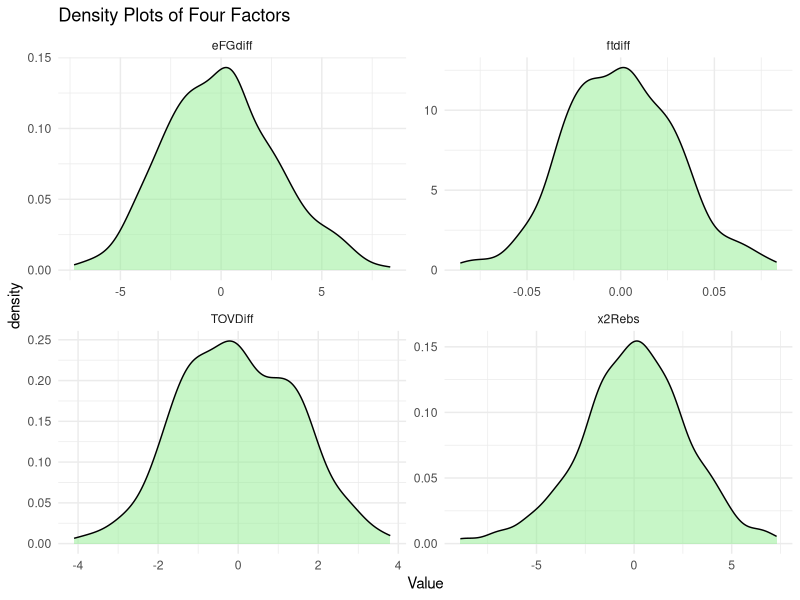
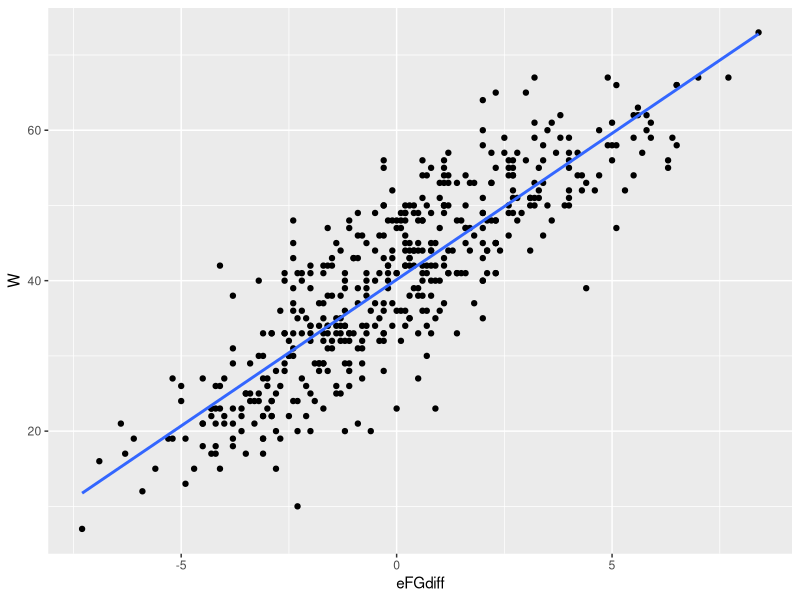
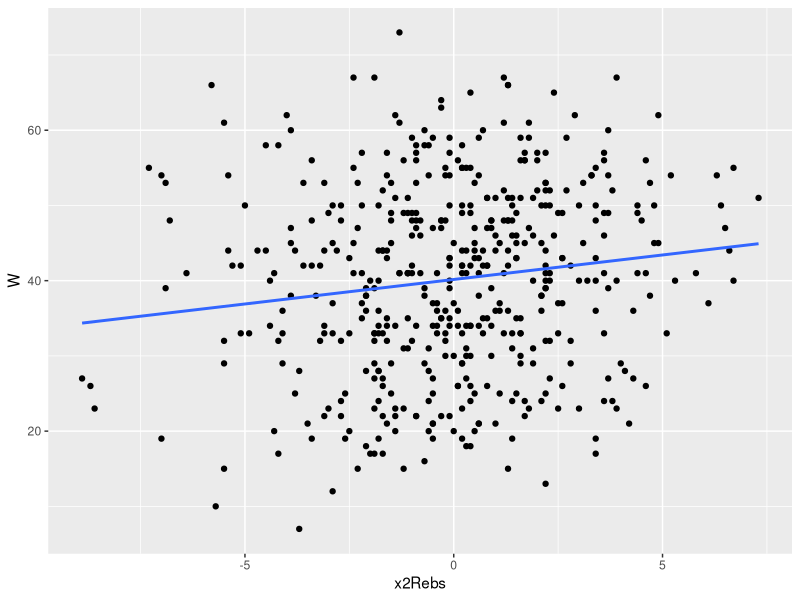
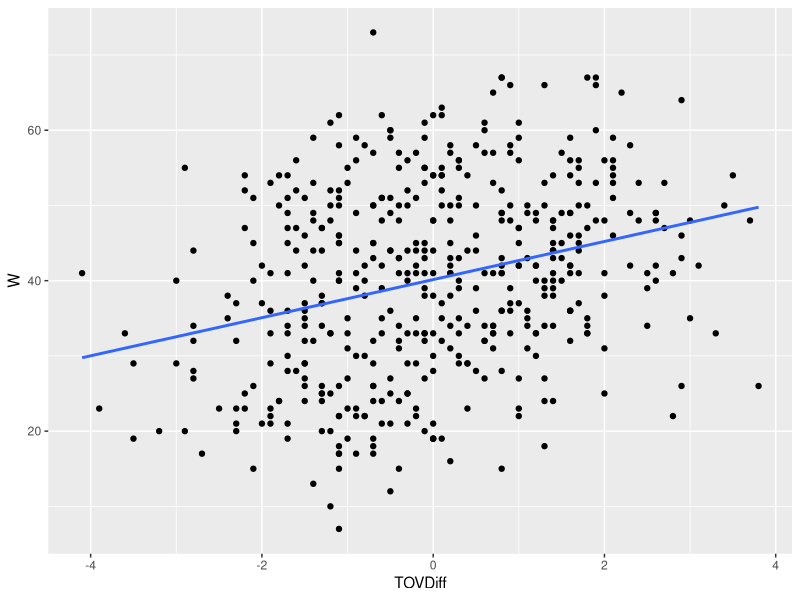
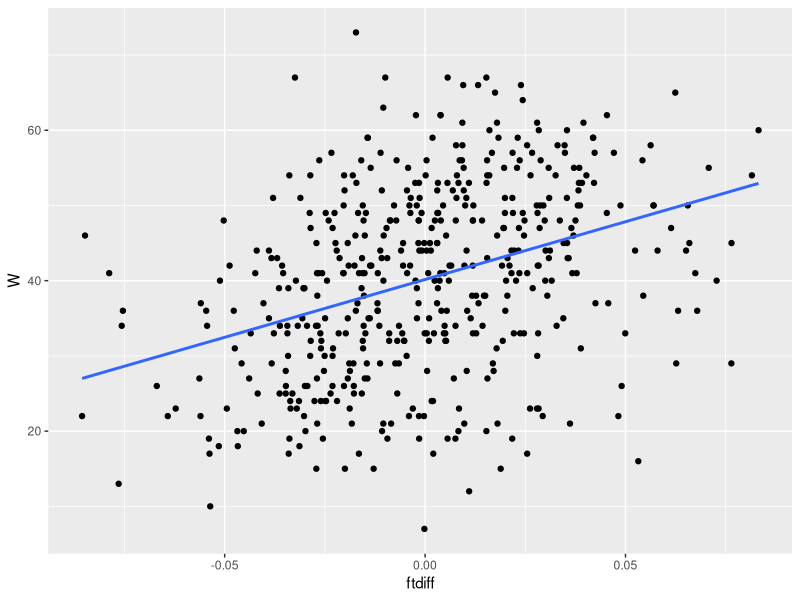
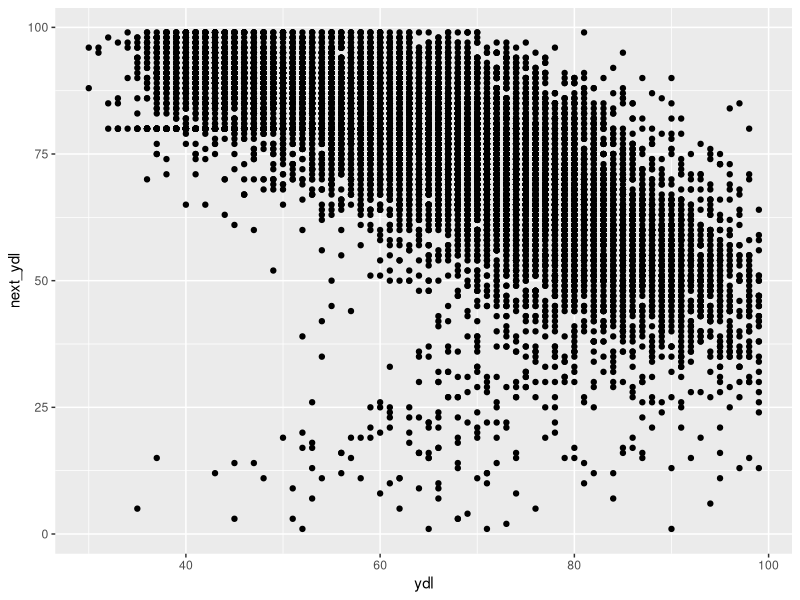
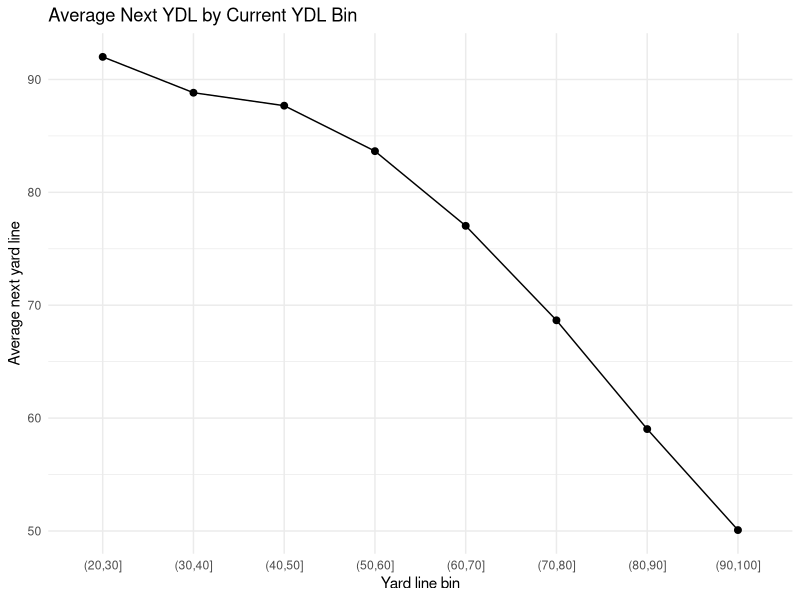
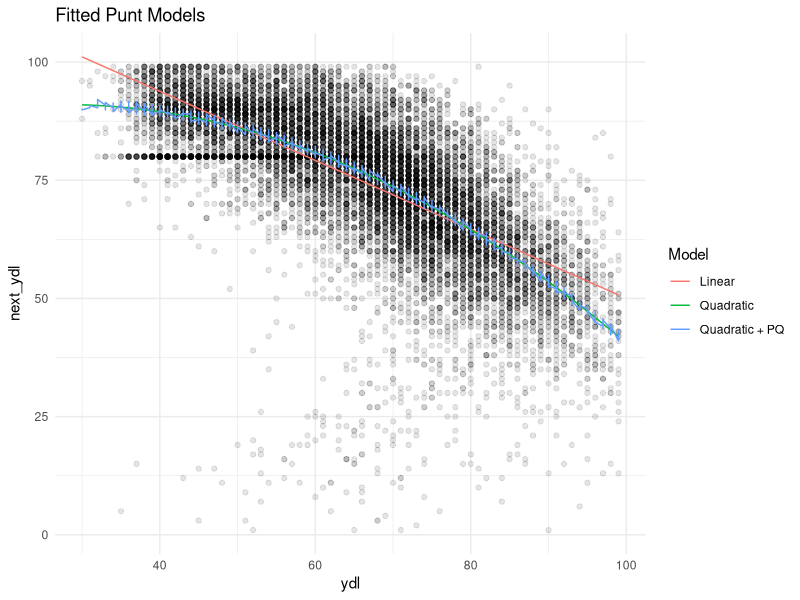

These charts were generated, in order, by the following R code:
#############
### SETUP ###
#############

# install.packages(c("ggplot2", "tidyverse"))
library(ggplot2)
library(tidyverse)

# set seed
set.seed(3)

##############
### PART 1 ###
##############

# load data
nba_four_factors = read_csv("../data/02_nba-four-factors.csv")

# Task 1:
# - Compute each variable's mean, standard deviation, minimum, and maximum
# - Plot the marginal distribution of each explanatory variable
# - Make scatterplots of wins against each of the four factors
# - Compute correlations between each pair of explanatory variables
# - Identify which variables look most strongly related to wins before fitting a model

nba_four_factors = nba_four_factors %>%
  mutate(
    eFGdiff = `EFG%`- `OPP EFG%`,
    x2Rebs= `OREB%`+ `DREB%`-100,
    TOVDiff = `OPP TOV %`- `TOV%`,
    ftdiff =  `FT Rate` - `OPP FT Rate`
  )
summary(nba_four_factors['eFGdiff'])
summary(nba_four_factors['x2Rebs'])
summary(nba_four_factors['TOVDiff'])
summary(nba_four_factors['ftdiff'])

nba_four_factors %>%
  select(eFGdiff, x2Rebs, TOVDiff, ftdiff) %>%
  pivot_longer(everything(),
               names_to = "Variable",
               values_to = "Value") %>%
  ggplot(aes(x = Value)) +
  geom_density(fill = "lightgreen", alpha = 0.5) +
  facet_wrap(~Variable, scales = "free") +
  theme_minimal() +
  labs(title = "Density Plots of Four Factors")

ggplot(nba_four_factors, aes(x = eFGdiff, y = W)) +
  geom_point() +
  geom_smooth(method = "lm", se = FALSE)

ggplot(nba_four_factors, aes(x = x2Rebs, y = W)) +
  geom_point() +
  geom_smooth(method = "lm", se = FALSE)

ggplot(nba_four_factors, aes(x = TOVDiff, y = W)) +
  geom_point() +
  geom_smooth(method = "lm", se = FALSE)

ggplot(nba_four_factors, aes(x = ftdiff, y = W)) +
  geom_point() +
  geom_smooth(method = "lm", se = FALSE)

print(cor(nba_four_factors$W, nba_four_factors$eFGdiff))
print(cor(nba_four_factors$W, nba_four_factors$x2Rebs))
print(cor(nba_four_factors$W, nba_four_factors$TOVDiff))
print(cor(nba_four_factors$W, nba_four_factors$ftdiff))

#####eFGdiff seems to be most strongly correlated with wins. 


# Task 2:
# - Fit the multivariable model: wins ~ x1 + x2 + x3 + x4
# - Write down the fitted regression equation
# - Interpret each coefficient in context
# - Check whether the coefficient signs make sense given the variable definitions
# - Identify which factors look strongest and weakest after adjustment

WinModel = lm(W~ eFGdiff + x2Rebs + TOVDiff + ftdiff, data = nba_four_factors)
coef(WinModel)
##The fitted equation is wins = 40.186725 + 3.674911x1 + 1.340316x2 + 3.058813x3 + 77.069048x4
#Provides a baseline of 40 wins with the intercept, with an approximate of 4 wins added in an increase of 1% in eFG differential.
# approx 1 win is added per 1% increase in either defensive or offensive rebounding percentage. 
#approx 3 wins are added per 1% increase in turnover differential.
#approx .7 wins are added with a 1% increase in free throw rate differential

# Task 3:
# - Standardize the four predictors
# - Fit the standardized model
# - Rank the factors by absolute standardized coefficient size
# - Compare the original and standardized models for interpretability
# - Compare fitted values from both models and explain why they match or differ

nba_four_factors <- nba_four_factors %>%
  mutate(
    eFGdiff_z = as.numeric(scale(eFGdiff)),
    x2Rebs_z = as.numeric(scale(x2Rebs)),
    TOVDiff_z = as.numeric(scale(TOVDiff)),
    ftdiff_z = as.numeric(scale(ftdiff))
  )

model_std <- lm(
  W ~ eFGdiff_z + x2Rebs_z + TOVDiff_z + ftdiff_z,
  data = nba_four_factors
)

summary(model_std)
#eFG differential, turnover differential, rebounding, free throw rate differential
#for interpretability, the original model is probably better given that a direct 1% increase would indicate the effect on wins, whereas here it is a 1 standard deviation increase. Though for comparing between predictors, the standardized is more interpretable. 
#The baseline wins (intercept) stayed about the same, while the impact of eFG was much greater here, which I think makes sense given the correlations examined earlier
#The rebounding ability relatively seems to have the same impact on wins, as does turnover differential, while free throw rate had a greater one. 


# Task 4:
# - Report the residual standard error and interpret it in wins
# - Report coefficient standard errors and 95% confidence intervals
# - Identify which effects are clearly different from zero
# - Choose one team and compute a point prediction, confidence interval, and prediction interval
# - State which interval is wider and why

#Residual standard error is 3.977, indicating predictions are off on average by around 3.977 wins. 
#std error: x1 = .1896, x2 = .1905, x3 = .1919, x4 = .1908
confint(model_std, level = 0.95)
############### 2.5 %    97.5 %
#(Intercept) 39.784934 40.498399
#eFGdiff_z    9.762035 10.506983
#x2Rebs_z     3.266077  4.014824
#TOVDiff_z    4.063610  4.817913
#ftdiff_z     1.911685  2.661586

row_idx = 424
selected_row = nba_four_factors[row_idx, ]
fitted_value = predict(model_std, newdata = selected_row)
ci_model_b = predict(model_std, newdata = selected_row, interval = "confidence", level = 0.95)
pi_model_b = predict(model_std, newdata = selected_row, interval = "prediction", level = 0.95)
print(fitted_value)
print(ci_model_b)
print(pi_model_b)
#Prediction interval is wider, as it is predicting where any future value would land, not just the average. 

# Task 5:
# - Randomly split the data into training and test sets
# - Fit the original and standardized models on the training set
# - Compute test-set RMSE for both models
# - Compare predictive performance

n <- nrow(nba_four_factors)

train_indices <- sample(1:n, size = 0.8 * n)

train_data <- nba_four_factors[train_indices, ]
test_data  <- nba_four_factors[-train_indices, ]

WinModel1 <- lm(
  W ~ eFGdiff + x2Rebs + TOVDiff + ftdiff,
  data = train_data
)

model_std1 <- lm(
  W ~ eFGdiff_z + x2Rebs_z + TOVDiff_z + ftdiff_z,
  data = train_data
)

pred_win <- predict(WinModel1, newdata = test_data)
pred_std <- predict(model_std1, newdata = test_data)

rmse_win <- sqrt(mean((test_data$W - pred_win)^2))
rmse_std <- sqrt(mean((test_data$W - pred_std)^2))

rmse_win
rmse_std
#The RMSE's are equal. 


##############
### PART 2 ###
##############

# load data
punts = read_csv("../data/02_punts.csv")

# Task 1:
# - Plot post-punt yard line against starting yard line
# - Bin punts by starting field position and plot average post-punt yard line in each bin
# - Describe the shape of the relationship and where it bends
# - Plot or summarize the distribution of punter quality

ggplot(punts, aes(x = ydl, y = next_ydl)) +
  geom_point() 

binned <- punts %>%
  filter(!is.na(ydl), !is.na(next_ydl)) %>%
  mutate(
    ydl_bin = cut(
      ydl,
      breaks = seq(0, 100, by = 10),
      include.lowest = TRUE,
      right = TRUE
    )
  ) %>%
  filter(!is.na(ydl_bin)) %>%
  group_by(ydl_bin) %>%
  summarize(
    avg_next_ydl = mean(next_ydl),
    n = n(),
    .groups = "drop"
  )
binned
ggplot(binned, aes(x = ydl_bin, y = avg_next_ydl, group = 1)) +
  geom_point(size = 2) +
  geom_line() +
  labs(
    x = "Yard line bin",
    y = "Average next yard line",
    title = "Average Next YDL by Current YDL Bin"
  ) +
  theme_minimal()
##it is more parabolic,and really starts to bend after the 40,50 bin. 

summary(punts$pq)

# Task 2:
# - Fit competing punt models: linear, quadratic, quadratic plus punter quality 
lm_model = lm(next_ydl ~ ydl, data = punts)

quad_model = lm(next_ydl ~ ydl + I(ydl^2), data = punts)

quad2_model = lm(next_ydl ~ ydl + I(ydl^2) + pq, data = punts)
punts$fit_lm <- fitted(lm_model)
punts$fit_quad <- fitted(quad_model)
punts$fit_quad2 <- fitted(quad2_model)


# - Visualize the fitted curves from each model

ggplot(punts, aes(x = ydl, y = next_ydl)) +
  geom_point(alpha = 0.1) +
  geom_line(aes(y = fit_lm, color = "Linear")) +
  geom_line(aes(y = fit_quad, color = "Quadratic")) +
  geom_line(aes(y = fit_quad2, color = "Quadratic + PQ")) +
  labs(
    title = "Fitted Punt Models",
    x = "ydl",
    y = "next_ydl",
    color = "Model"
  ) +
  theme_minimal()

# - Use train/test RMSE or cross-validation to choose a preferred model
n <- nrow(punts)

train_indices <- sample(1:n, size = 0.8 * n)

train_data <- punts[train_indices, ]
test_data  <- punts[-train_indices, ]

lm_model_train = lm(next_ydl ~ ydl, data = train_data)

quad_model_train = lm(next_ydl ~ ydl + I(ydl^2), data = train_data)

quad2_model_train = lm(next_ydl ~ ydl + I(ydl^2) + pq, data = train_data)

pred_lm <- predict(lm_model_train, newdata = test_data)
pred_quad <- predict(quad_model_train, newdata = test_data)
pred_quad2 <- predict(quad2_model_train, newdata = test_data)

rmse_lm <- sqrt(mean((test_data$next_ydl - pred_lm)^2))
rmse_quad <- sqrt(mean((test_data$next_ydl - pred_quad)^2))
rmse_quad2 <- sqrt(mean((test_data$next_ydl - pred_quad2)^2))

rmse_lm
rmse_quad
rmse_quad2

# the model using quadratic plus punter quality has the lowest RMSE.

# - Compare the linear, quadratic, tradeoffs
#The tradeoff here is that you're adding a more flexible model in return for reduced basic interpretability. 

# - Assess whether punter quality improves out-of-sample prediction

# Based on a lower RMSE with punter quality, there is an argument that it does improve prediction. 

# - Interpret the punter-quality coefficient if it is included in the selected model

summary(quad2_model)

#an increase of .1 in punter quality leads to an increase of .1258 yards for the punt landing position.  

# Task 3:
# - Plot the fitted mean response for the selected punt model
# - Add a 95% confidence band for the expected response
# - Add a 95% prediction band for one individual punt
# - Explain why the prediction band is wider
# - Identify where the model is most uncertain

ggplot(punts, aes(x = ydl, y = fit_quad2)) +
  geom_line(linewidth = 1.2) +
  labs(
    x = "ydl",
    y = "Fitted mean response",
    title = "Fitted Mean Response from Quadratic + Punter Quality Model"
  ) +
  theme_minimal()

row_idx = 216
selected_row = punts[row_idx, ]
ci_model_quad = predict(quad2_model, newdata = punts, interval = "confidence", level = 0.95)
pi_model_quad = predict(quad2_model, newdata = selected_row, interval = "prediction", level = 0.95)
print(ci_model_quad)
print(pi_model_quad)
#prediction intervals are wider because it isn't determining with 95% confidence where the average will be, but rather an interval where any future value will land.
#Model seems most uncertain around the middle of the field, where the most difference is seen on the plot. 

# Task 4:
# - Define punt yards over expected so that positive values are better punts
# the expected landing position of a punt minus the actual.

# - Compute PYOE for each punt
punts <- punts %>%
  mutate(
    expected_next_ydl = fitted(quad2_model),
    PYOE = expected_next_ydl - next_ydl
  )

# - For each punter, compute average PYOE, number of punts, and standard error of average PYOE
# - Rank punters by average PYOE
punter_summary <- punts %>%
  group_by(punter) %>%
  summarize(
    avg_PYOE = mean(PYOE, na.rm = TRUE),
    n = n(),
    sd_PYOE = sd(PYOE, na.rm = TRUE),
    se_avg_PYOE = sd_PYOE / sqrt(n),
    .groups = "drop"
  ) %>%
  arrange(desc(avg_PYOE))

punter_summary

# - Visualize punter rankings with uncertainty intervals
ggplot(
  punter_summary %>%
    mutate(punter = reorder(punter, avg_PYOE)),
  aes(x = avg_PYOE, y = punter)
) +
  geom_point(size = 2) +
  geom_errorbarh(
    aes(xmin = avg_PYOE - 1.96 * se_avg_PYOE, xmax = avg_PYOE + 1.96 * se_avg_PYOE),
    height = 0.2
  ) +
  geom_vline(xintercept = 0, linetype = "dashed") +
  labs(
    title = "Punter Rankings with 95% Confidence Intervals",
    x = "Average PYOE",
    y = "Punter"
  ) +
  theme_minimal()

# - Identify which punters look clearly above average and which rankings are unstable
#ben roethlisberger had one punt, so unlikely to be stable. There are many punters with a higher average PYOE that have huge confidence intervals that are likely unstable.


# Final reflection:
# - Explain how adding columns changed what the model could fit
#it offered more opportunities to modify data that could be better used for a model. 
# - Explain when flexibility helped and when it could hurt
#flexibility helped in being able to modify a linear model of a line, to a better fit in a quadratic. This made it harder to conceptualize though, and interpret the effects of a predictor. It improves predictive accuracy. Also, flexbility could lead to overfitting to data that isn't representative of the population.
# - Interpret the residual standard error in this setting
# Measures how far off actual punts were from the prediction, on average.  
# - Explain why prediction intervals are wider than confidence intervals
# Prediction intervals are always wider given that they provide a range where most random future values would fit within it. The confidence interval seeks out a range for where the average of more sets would fit in.
# - Note one coefficient, prediction, or ranking you would interpret cautiously
# I would be cautious about interpreting the intercept, as it's not a indication or a guarantee of punt yards, rather something that happens to be implemented in the model.
